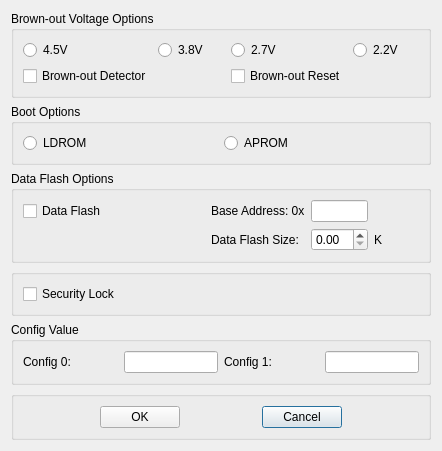
<?xml version="1.0" encoding="UTF-8"?>
<ui version="4.0">
 <class>Dialog</class>
 <widget class="QDialog" name="Dialog">
  <property name="geometry">
   <rect>
    <x>0</x>
    <y>0</y>
    <width>442</width>
    <height>419</height>
   </rect>
  </property>
  <property name="windowTitle">
   <string>Dialog</string>
  </property>
  <layout class="QGridLayout" name="gridLayout_8">
   <item row="0" column="0">
    <layout class="QVBoxLayout" name="verticalLayout" stretch="1,1,1,1,1,1">
     <item>
      <widget class="QGroupBox" name="gridGroupBox_brownout">
       <property name="title">
        <string>Brown-out Voltage Options</string>
       </property>
       <layout class="QGridLayout" name="gridLayout_7" columnstretch="1,1,1,1">
        <item row="0" column="1">
         <widget class="QRadioButton" name="radioButton_bw_v_1">
          <property name="text">
           <string>3.8V</string>
          </property>
         </widget>
        </item>
        <item row="0" column="2">
         <widget class="QRadioButton" name="radioButton_bw_v_2">
          <property name="text">
           <string>2.7V</string>
          </property>
         </widget>
        </item>
        <item row="0" column="0">
         <widget class="QRadioButton" name="radioButton_bw_v_0">
          <property name="text">
           <string>4.5V</string>
          </property>
         </widget>
        </item>
        <item row="0" column="3">
         <widget class="QRadioButton" name="radioButton_bw_v_3">
          <property name="text">
           <string>2.2V</string>
          </property>
         </widget>
        </item>
        <item row="1" column="0">
         <widget class="QCheckBox" name="checkBox_bw_0">
          <property name="text">
           <string>Brown-out Detector</string>
          </property>
         </widget>
        </item>
        <item row="1" column="2">
         <widget class="QCheckBox" name="checkBox_bw_1">
          <property name="text">
           <string>Brown-out Reset</string>
          </property>
         </widget>
        </item>
       </layout>
      </widget>
     </item>
     <item>
      <widget class="QGroupBox" name="gridGroupBox_boot">
       <property name="title">
        <string>Boot Options</string>
       </property>
       <layout class="QGridLayout" name="gridLayout_6">
        <item row="0" column="1">
         <widget class="QRadioButton" name="radioButton_bt_0_1">
          <property name="text">
           <string>APROM</string>
          </property>
         </widget>
        </item>
        <item row="0" column="0">
         <widget class="QRadioButton" name="radioButton_bt_0_0">
          <property name="text">
           <string>LDROM</string>
          </property>
         </widget>
        </item>
       </layout>
      </widget>
     </item>
     <item>
      <widget class="QGroupBox" name="gridGroupBox_data_flash">
       <property name="title">
        <string>Data Flash Options</string>
       </property>
       <layout class="QGridLayout" name="gridLayout_9" rowstretch="1,1" columnstretch="4,2,1,1">
        <item row="0" column="2">
         <widget class="QLineEdit" name="lineEdit_data_address"/>
        </item>
        <item row="1" column="1">
         <widget class="QLabel" name="label_2">
          <property name="text">
           <string>Data Flash Size:</string>
          </property>
         </widget>
        </item>
        <item row="0" column="1">
         <widget class="QLabel" name="label">
          <property name="text">
           <string>Base Address: 0x</string>
          </property>
         </widget>
        </item>
        <item row="1" column="2">
         <widget class="QDoubleSpinBox" name="doubleSpinBox_pagesize"/>
        </item>
        <item row="1" column="3">
         <widget class="QLabel" name="label_3">
          <property name="text">
           <string>K</string>
          </property>
         </widget>
        </item>
        <item row="0" column="0">
         <widget class="QCheckBox" name="checkBox_dataflash">
          <property name="text">
           <string>Data Flash</string>
          </property>
         </widget>
        </item>
       </layout>
      </widget>
     </item>
     <item>
      <widget class="QGroupBox" name="gridGroupBox_misc">
       <layout class="QGridLayout" name="gridLayout_3">
        <item row="0" column="0">
         <widget class="QCheckBox" name="checkBox_security_lock">
          <property name="text">
           <string>Security Lock</string>
          </property>
         </widget>
        </item>
       </layout>
      </widget>
     </item>
     <item>
      <widget class="QGroupBox" name="gridGroupBox_config">
       <property name="title">
        <string>Config Value</string>
       </property>
       <layout class="QGridLayout" name="gridLayout" columnstretch="1,1,1,1">
        <item row="0" column="0">
         <widget class="QLabel" name="label_config0">
          <property name="text">
           <string>Config 0:</string>
          </property>
         </widget>
        </item>
        <item row="0" column="1">
         <widget class="QLineEdit" name="lineEdit_config0"/>
        </item>
        <item row="0" column="2">
         <widget class="QLabel" name="label_config1">
          <property name="text">
           <string>Config 1:</string>
          </property>
         </widget>
        </item>
        <item row="0" column="3">
         <widget class="QLineEdit" name="lineEdit_config1"/>
        </item>
       </layout>
      </widget>
     </item>
     <item>
      <widget class="QGroupBox" name="gridGroupBox_OK">
       <layout class="QGridLayout" name="gridLayout_2">
        <item row="0" column="2">
         <spacer name="horizontalSpacer">
          <property name="orientation">
           <enum>Qt::Horizontal</enum>
          </property>
          <property name="sizeHint" stdset="0">
           <size>
            <width>40</width>
            <height>20</height>
           </size>
          </property>
         </spacer>
        </item>
        <item row="0" column="3">
         <widget class="QPushButton" name="pushButton_Cancel">
          <property name="text">
           <string>Cancel</string>
          </property>
         </widget>
        </item>
        <item row="0" column="1">
         <widget class="QPushButton" name="pushButton_OK">
          <property name="text">
           <string>OK</string>
          </property>
         </widget>
        </item>
        <item row="0" column="0">
         <spacer name="horizontalSpacer_2">
          <property name="orientation">
           <enum>Qt::Horizontal</enum>
          </property>
          <property name="sizeHint" stdset="0">
           <size>
            <width>40</width>
            <height>20</height>
           </size>
          </property>
         </spacer>
        </item>
        <item row="0" column="4">
         <spacer name="horizontalSpacer_3">
          <property name="orientation">
           <enum>Qt::Horizontal</enum>
          </property>
          <property name="sizeHint" stdset="0">
           <size>
            <width>40</width>
            <height>20</height>
           </size>
          </property>
         </spacer>
        </item>
       </layout>
      </widget>
     </item>
    </layout>
   </item>
  </layout>
 </widget>
 <resources/>
 <connections/>
</ui>
